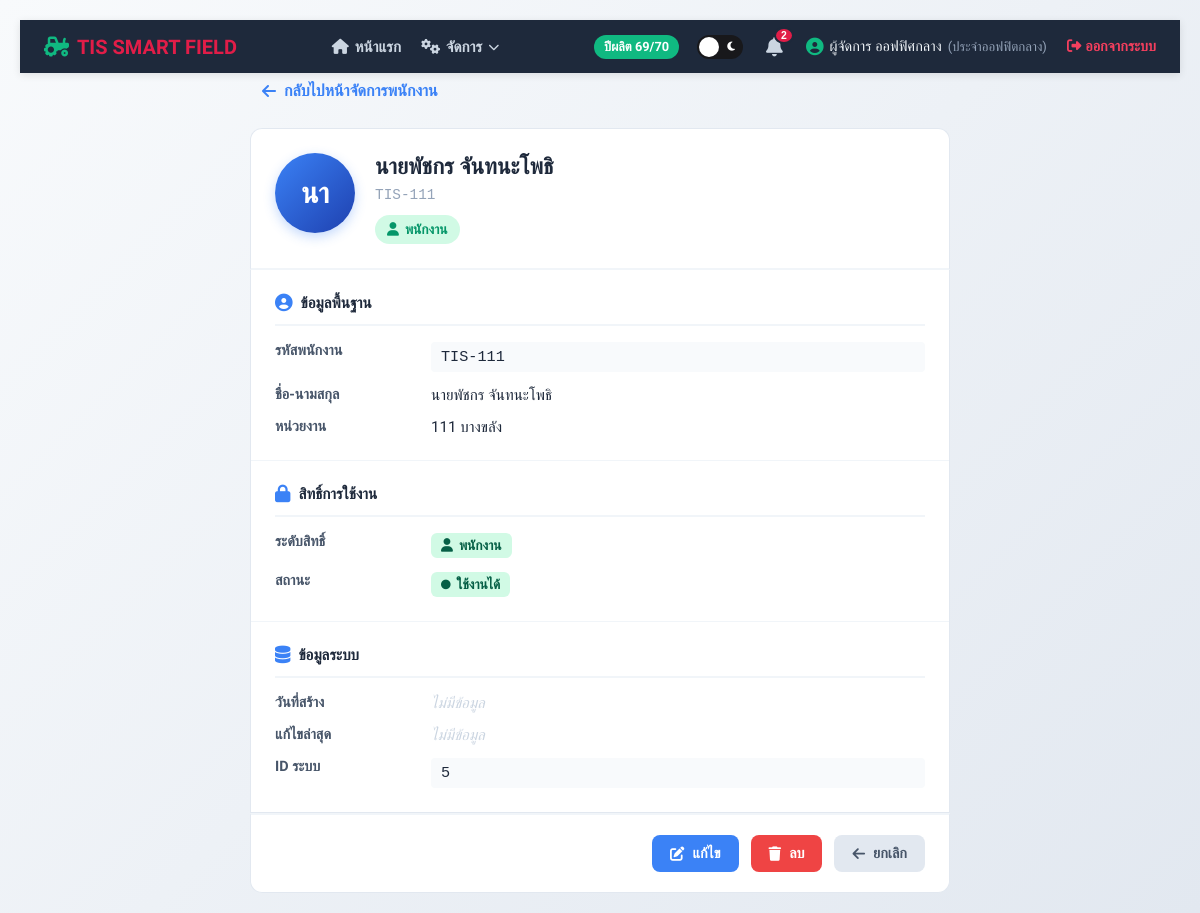
/ktis_field/view_user.php?id=5 (signed in), run on the app's committed database.
### tables this page shows
CREATE TABLE `employee` (
  `ID` int(10) NOT NULL,
  `emp_id` varchar(20) NOT NULL,
  `emp_pass` varchar(255) DEFAULT NULL,
  `emp_name` varchar(50) NOT NULL,
  `emp_unit` varchar(50) NOT NULL,
  `emp_level` varchar(1) NOT NULL
);

### ktis_field/view_user.php (the view, shortened to what this page needs)
<?php
require_once 'config.php';
$emp_id = intval($_GET['id']);
$stmt = $conn->prepare("SELECT * FROM employee WHERE ID = ?");
$stmt->execute([$emp_id]);
$employee = $stmt->fetch();
$created_date = isset($employee['created_at']) ? $employee['created_at'] : 'ไม่มีข้อมูล';
$updated_date = isset($employee['updated_at']) ? $employee['updated_at'] : 'ไม่มีข้อมูล';
?>
<!DOCTYPE html>
<html lang="th">
<head>
    <link rel="stylesheet" href="https://cdnjs.cloudflare.com/ajax/libs/font-awesome/6.4.0/css/all.min.css">
    <link rel="stylesheet" href="global_smoothness.css">
</head>
<body>
<div class="content-wrapper">
<?php include 'includes/nav_u_header.php'; ?>
<div class="page-container">
    <a href="manage_users.php" class="back-link">
        <i class="fa-solid fa-arrow-left"></i> กลับไปหน้าจัดการพนักงาน
    </a>
    <div class="card-header">
        <div class="avatar <?php echo $employee['emp_level'] == 'a' ? 'is-admin' : ''; ?>">
            <?php
            $initials = mb_substr(trim($employee['emp_name']), 0, 2, 'UTF-8');
            echo htmlspecialchars($initials);
            ?>
        </div>
        <div class="header-info">
            <h1><?php echo htmlspecialchars($employee['emp_name']); ?></h1>
            <div class="emp-id"><?php echo htmlspecialchars($employee['emp_id']); ?></div>
            <div class="badge-container">
                <?php if ($employee['emp_level'] == 'a'): ?>
                    <span class="badge badge-admin">
                        <i class="fa-solid fa-shield-halved"></i> แอดมิน
                    </span>
                <?php else: ?>
                    <span class="badge badge-user">
                        <i class="fa-solid fa-user"></i> พนักงาน
                    </span>
                <?php endif; ?>
            </div>
        </div>
    </div>
    <div class="card-body">
        <div class="info-section">
            <div class="section-title">
                <i class="fa-solid fa-user-circle"></i> ข้อมูลพื้นฐาน
            </div>
            <div class="info-row">
                <div class="info-label">รหัสพนักงาน</div>
                <div class="info-value mono"><?php echo htmlspecialchars($employee['emp_id']); ?></div>
            </div>
            <div class="info-row">
                <div class="info-label">ชื่อ-นามสกุล</div>
                <div class="info-value"><?php echo htmlspecialchars($employee['emp_name']); ?></div>
            </div>
            <div class="info-row">
                <div class="info-label">หน่วยงาน</div>
                <div class="info-value"><?php echo htmlspecialchars($employee['emp_unit']); ?></div>
            </div>
        </div>
        <div class="info-section">
            <div class="section-title">
                <i class="fa-solid fa-lock"></i> สิทธิ์การใช้งาน
            </div>
            <div class="info-row">
                <div class="info-label">ระดับสิทธิ์</div>
                <div class="info-value">
                    <?php if ($employee['emp_level'] == 'a'): ?>
                        <span class="status-badge status-active">
                            <i class="fa-solid fa-shield-halved"></i> แอดมิน
                        </span>
                    <?php else: ?>
                        <span class="status-badge status-active">
                            <i class="fa-solid fa-user"></i> พนักงาน
                        </span>
                    <?php endif; ?>
                </div>
            </div>
            <div class="info-row">
                <div class="info-label">สถานะ</div>
                <div class="info-value">
                    <span class="status-badge status-active">
                        <i class="fa-solid fa-circle" style="font-size:0.6rem;"></i> ใช้งานได้
                    </span>
                </div>
            </div>
        </div>
        <div class="info-section">
            <div class="section-title">
                <i class="fa-solid fa-database"></i> ข้อมูลระบบ
            </div>
            <div class="info-row">
                <div class="info-label">วันที่สร้าง</div>
                <div class="info-value">
                    <?php
                    if ($created_date && $created_date != 'ไม่มีข้อมูล') {
                        echo htmlspecialchars(date('d/m/Y H:i', strtotime($created_date)));
                    } else {
                        echo '<span class="empty-field">ไม่มีข้อมูล</span>';
                    }
                    ?>
                </div>
            </div>
            <div class="info-row">
                <div class="info-label">แก้ไขล่าสุด</div>
                <div class="info-value">
                    <?php
                    if ($updated_date && $updated_date != 'ไม่มีข้อมูล') {
                        echo htmlspecialchars(date('d/m/Y H:i', strtotime($updated_date)));
                    } else {
                        echo '<span class="empty-field">ไม่มีข้อมูล</span>';
                    }
                    ?>
                </div>
            </div>
            <div class="info-row">
                <div class="info-label">ID ระบบ</div>
                <div class="info-value mono"><?php echo htmlspecialchars($employee['ID']); ?></div>
            </div>
        </div>
    </div>
    <div class="card-footer">
        <a href="edit_user.php?id=<?php echo $employee['ID']; ?>" class="btn btn-edit">
            <i class="fa-solid fa-pen-to-square"></i> แก้ไข
        </a>
        <a href="delete_user.php?id=<?php echo $employee['ID']; ?>" class="btn btn-delete"
           onclick="return confirm('ยืนยันลบ <?php echo htmlspecialchars($employee['emp_name']); ?> ออกจากระบบ?')">
            <i class="fa-solid fa-trash"></i> ลบ
        </a>
        <a href="manage_users.php" class="btn btn-back">
            <i class="fa-solid fa-arrow-left"></i> ยกเลิก
        </a>
    </div>
</div>
</div>
</body>
</html>

### ktis_field/global_smoothness.css (style rules this page uses)
body { animation: smoothPageLoad 0.3s ease-out forwards !important; }
button, a, input[type="submit"], input[type="button"], .btn-submit, .btn-search, .btn-toggle-form, .btn-logout, .tab-item { transition: all 0.2s cubic-bezier(0.4, 0, 0.2, 1) !important; }

### ktis_field/includes/nav_custom.css (style rules this page uses)
body { animation: smoothPageLoad 0.4s ease-out forwards; }
button, a, .nav-item, .nav-dropdown-item, .btn-submit, .btn-search, .btn-toggle-form, .btn-logout, .tab-item { transition: all 0.2s cubic-bezier(0.4, 0, 0.2, 1) !important; }

### ktis_field/view_user.php (style rules this page uses)
* { box-sizing: border-box; }
body { font-family: 'Sarabun', sans-serif; background: linear-gradient(135deg, #f8fafc 0%, #e2e8f0 100%); margin: 0; padding: 20px; min-height: 100vh; }
.content-wrapper { flex: 1 0 auto; }
.page-container { max-width: 700px; margin: 0 auto; }
.back-link { display: inline-flex; align-items: center; gap: 8px; color: #3b82f6; text-decoration: none; font-weight: 600; margin-bottom: 20px; padding: 8px 12px; border-radius: 6px; transition: background 0.2s; }
.card-header { background: white; border-radius: 12px 12px 0 0; border: 0.5px solid #e2e8f0; padding: 24px; display: flex; align-items: flex-start; gap: 20px; border-bottom: 2px solid #f1f5f9; }
.avatar { width: 80px; height: 80px; background: linear-gradient(135deg, #3b82f6 0%, #1e40af 100%); border-radius: 50%; display: flex; align-items: center; justify-content: center; color: white; font-weight: 700; font-size: 1.8rem; flex-shrink: 0; box-shadow: 0 4px 12px rgba(59, 130, 246, 0.3); }
.header-info h1 { font-size: 1.4rem; color: #1e293b; margin: 0 0 8px 0; font-weight: 700; }
.header-info .emp-id { font-size: 0.9rem; color: #94a3b8; font-family: monospace; margin-bottom: 12px; }
.badge-container { display: flex; gap: 8px; flex-wrap: wrap; }
.badge { display: inline-flex; align-items: center; gap: 6px; padding: 6px 12px; border-radius: 20px; font-size: 0.85rem; font-weight: 700; }
.badge-user { background: #d1fae5; color: #059669; }
.card-body { background: white; border: 0.5px solid #e2e8f0; border-top: none; padding: 0; }
.info-section { padding: 24px; border-bottom: 1px solid #f1f5f9; }
.info-section:last-child { border-bottom: none; }
.section-title { font-size: 0.95rem; font-weight: 700; color: #1e293b; margin-bottom: 16px; display: flex; align-items: center; gap: 8px; padding-bottom: 12px; border-bottom: 2px solid #f1f5f9; }
.section-title i { color: #3b82f6; font-size: 1.1rem; }
.info-row { display: grid; grid-template-columns: 140px 1fr; gap: 16px; margin-bottom: 14px; }
.info-row:last-child { margin-bottom: 0; }
.info-label { font-weight: 600; color: #475569; font-size: 0.9rem; }
.info-value { color: #1e293b; font-size: 0.95rem; word-break: break-word; }
.info-value.mono { font-family: monospace; background: #f8fafc; padding: 6px 10px; border-radius: 4px; display: inline-block; }
.status-badge { display: inline-flex; align-items: center; gap: 6px; padding: 4px 10px; border-radius: 6px; font-size: 0.85rem; font-weight: 600; }
.status-active { background: #d1fae5; color: #065f46; }
.card-footer { background: white; border: 0.5px solid #e2e8f0; border-top: 2px solid #f1f5f9; border-radius: 0 0 12px 12px; padding: 20px 24px; display: flex; gap: 12px; justify-content: flex-end; }
.btn { padding: 10px 18px; border: none; border-radius: 8px; font-family: 'Sarabun', sans-serif; font-weight: 700; font-size: 0.9rem; cursor: pointer; text-decoration: none; display: inline-flex; align-items: center; justify-content: center; gap: 8px; transition: all 0.2s; }
.btn-edit { background: #3b82f6; color: white; }
.btn-delete { background: #ef4444; color: white; }
.btn-back { background: #e2e8f0; color: #475569; }
.empty-field { color: #cbd5e1; font-style: italic; }

### data on the page
employee: emp_name "นา", emp_name "นายพัชกร จันทนะโพธิ", emp "TIS-111", emp_unit "111 บางขลัง", ID "5"

### other printed values
$_SESSION['crop_year'] "69/70"
$noti_count "2"
$_SESSION['emp_name'] "ผู้จัดการ ออฟฟิศกลาง"
$_SESSION['emp_unit'] "ประจำออฟฟิตกลาง"
